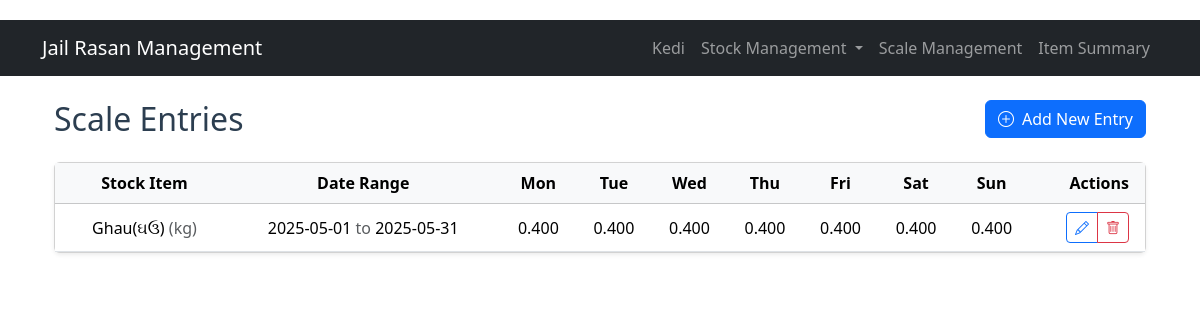
Page /scale on the committed database.
### models.py (models this page shows, shortened)
class ScaleEntry(db.Model):
    id = db.Column(db.Integer, primary_key=True)
    stock_item_id = db.Column(db.Integer, db.ForeignKey('stock_item.id'), nullable=False)
    start_date = db.Column(db.Date, nullable=False)
    end_date = db.Column(db.Date, nullable=False)
    monday = db.Column(db.Float, default=0.0)
    tuesday = db.Column(db.Float, default=0.0)
    wednesday = db.Column(db.Float, default=0.0)
    thursday = db.Column(db.Float, default=0.0)
    friday = db.Column(db.Float, default=0.0)
    saturday = db.Column(db.Float, default=0.0)
    sunday = db.Column(db.Float, default=0.0)
    stock_item = db.relationship('StockItem', backref='scale_entries')

class StockItem(db.Model):
    id = db.Column(db.Integer, primary_key=True)
    item_name = db.Column(db.String(100), nullable=False)
    description = db.Column(db.Text)
    unit = db.Column(db.String(20), nullable=False)  # kg, g, l, ml, etc.
    created_at = db.Column(db.DateTime, default=datetime.utcnow)

### app.py (the view)
@app.route('/scale')
def scale_list():
    entries = ScaleEntry.query.all()
    return render_template('scale/scale_list.html', entries=entries)

### templates/scale/scale_list.html (shortened to what this page needs)
{% extends "base.html" %}
{% block content %}
<div class="container mt-4">
    <div class="d-flex justify-content-between align-items-center mb-4">
        <h2 class="mb-0">Scale Entries</h2>
        <a href="{{ url_for('add_scale') }}" class="btn btn-primary">
            <i class="bi bi-plus-circle me-2"></i>Add New Entry
        </a>
    </div>
    <div class="card shadow-sm">
        <div class="card-body p-0">
            <div class="table-responsive">
                <table class="table table-hover align-middle mb-0">
                    <thead class="table-light">
                        <tr>
                            <th class="ps-3">Stock Item</th>
                            <th>Date Range</th>
                            <th class="text-center">Mon</th>
                            <th class="text-center">Tue</th>
                            <th class="text-center">Wed</th>
                            <th class="text-center">Thu</th>
                            <th class="text-center">Fri</th>
                            <th class="text-center">Sat</th>
                            <th class="text-center">Sun</th>
                            <th class="text-end pe-3">Actions</th>
                        </tr>
                    </thead>
                    <tbody>
                        {% for entry in entries %}
                        <tr>
                            <td class="ps-3">{{ entry.stock_item.item_name }} <span class="text-muted">({{ entry.stock_item.unit }})</span></td>
                            <td>{{ entry.start_date }} <span class="text-muted">to</span> {{ entry.end_date }}</td>
                            <td class="text-center">{{ "%.3f"|format(entry.monday) }}</td>
                            <td class="text-center">{{ "%.3f"|format(entry.tuesday) }}</td>
                            <td class="text-center">{{ "%.3f"|format(entry.wednesday) }}</td>
                            <td class="text-center">{{ "%.3f"|format(entry.thursday) }}</td>
                            <td class="text-center">{{ "%.3f"|format(entry.friday) }}</td>
                            <td class="text-center">{{ "%.3f"|format(entry.saturday) }}</td>
                            <td class="text-center">{{ "%.3f"|format(entry.sunday) }}</td>
                            <td class="text-end pe-3">
                                <div class="btn-group" role="group">
                                    <a href="{{ url_for('edit_scale', id=entry.id) }}"
                                       class="btn btn-sm btn-outline-primary"
                                       data-bs-toggle="tooltip" title="Edit">
                                        <i class="bi bi-pencil"></i>
                                    </a>
                                    <a href="{{ url_for('delete_scale', id=entry.id) }}"
                                       class="btn btn-sm btn-outline-danger"
                                       data-bs-toggle="tooltip" title="Delete"
                                       onclick="return confirm('Delete this scale entry?')">
                                        <i class="bi bi-trash"></i>
                                    </a>
                                </div>
                            </td>
                        </tr>
                        {% else %}
                        <tr>
                            <td colspan="10" class="text-center py-4 text-muted">
                                No scale entries found
                            </td>
                        </tr>
                        {% endfor %}
                    </tbody>
                </table>
            </div>
        </div>
    </div>
</div>
{% endblock %}

### static/style.css (style rules this page uses)
body { padding-top: 20px; padding-bottom: 20px; }
.table th, .table td { vertical-align: middle; text-align: center; }
h2, h4 { color: #2c3e50; }

### rows in the picture
ScaleEntry: stock_item.item_name "Ghau(ઘઉ)", stock_item.unit "kg", start_date "2025-05-01", end_date "2025-05-31", monday "0.400", tuesday "0.400", wednesday "0.400", thursday "0.400", friday "0.400", saturday "0.400", sunday "0.400"
